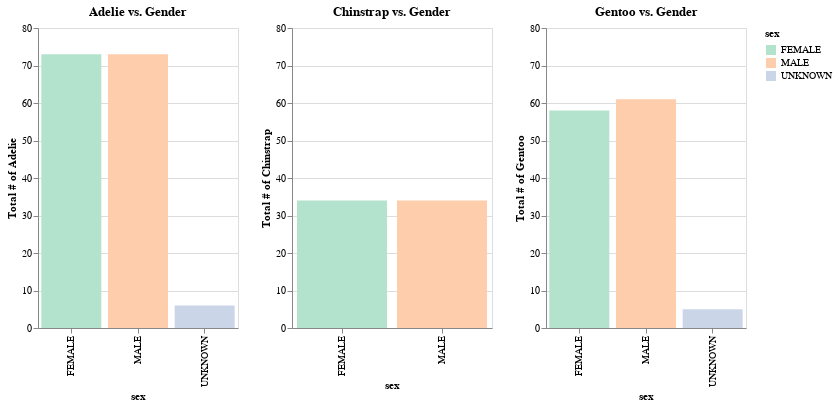

Source (notebook cell):
### Markdown cell above
## Question 2 (2 marks)

Download this dataset: <https://github.com/mwaskom/seaborn-data/blob/master/penguins.csv> .

Produce one or more bar charts, using Altair (also called Vega-Altair), showing how many male and female penguins of each species are in the dataset. Note that for some penguins, no sex is specified; represent these as well. Choose a chart type that allows viewers to easily compare all of the numbers represented.

*In this and the following questions, there is no single right answer, but you should aim for a high-quality visualization suitable for use in a report. In particular, all charts should have appropriate titles and axis labels.*

Hint: "null" and "Count of Records" are not suitable labels for a report.

### Code cell
#Import pandas -> loading csv file in a python-dataframe | Import altair -> graph visualization
import pandas as pd  
import altair as alt

url = "https://raw.githubusercontent.com/mwaskom/seaborn-data/master/penguins.csv" #Grabbing raw data from github csv file
seaborn_df = pd.read_csv(url) #Converting csv -> pandas dataframe

seaborn_df['sex'] = seaborn_df['sex'].fillna('UNKNOWN') #Filling in missing values for gender

adelie_chart = alt.Chart(seaborn_df).encode(
    x='sex',
    y=alt.Y('count()',title='Total # of Adelie').scale(domain=(0,80)), 
    color=alt.Color('sex').scale(scheme='pastel2')
).mark_bar().transform_filter(alt.datum.species == 'Adelie').properties(width=200, title = ('Adelie vs. Gender'))

chinstrap_chart = alt.Chart(seaborn_df).encode(
    x='sex',
    y=alt.Y('count()',title='Total # of Chinstrap').scale(domain=(0,80)),
    color=alt.Color('sex').scale(scheme='pastel2')
).mark_bar().transform_filter(alt.datum.species == 'Chinstrap').properties(width=200, title = ('Chinstrap vs. Gender'))

gentoo_chart = alt.Chart(seaborn_df).encode(
    x='sex',
    y=alt.Y('count()',title='Total # of Gentoo').scale(domain=(0,80)),
    color=alt.Color('sex').scale(scheme='pastel2')
).mark_bar().transform_filter(alt.datum.species == 'Gentoo').properties(width=200, title = ('Gentoo vs. Gender'))



adelie_chart | chinstrap_chart | gentoo_chart

### Figure 1 — Vega-Lite specification as saved in the notebook (floating-point values rounded to 4 significant figures; data arrays with more than 128 entries replaced by an {"elided": "..."} marker saying what was removed)
{"config": {"view": {"continuousWidth": 300, "continuousHeight": 300}}, "hconcat": [{"mark": {"type": "bar"}, "encoding": {"color": {"field": "sex", "scale": {"scheme": "pastel2"}, "type": "nominal"}, "x": {"field": "sex", "type": "nominal"}, "y": {"aggregate": "count", "scale": {"domain": [0, 80]}, "title": "Total # of Adelie", "type": "quantitative"}}, "title": "Adelie vs. Gender", "transform": [{"filter": "(datum.species === 'Adelie')"}], "width": 200}, {"mark": {"type": "bar"}, "encoding": {"color": {"field": "sex", "scale": {"scheme": "pastel2"}, "type": "nominal"}, "x": {"field": "sex", "type": "nominal"}, "y": {"aggregate": "count", "scale": {"domain": [0, 80]}, "title": "Total # of Chinstrap", "type": "quantitative"}}, "title": "Chinstrap vs. Gender", "transform": [{"filter": "(datum.species === 'Chinstrap')"}], "width": 200}, {"mark": {"type": "bar"}, "encoding": {"color": {"field": "sex", "scale": {"scheme": "pastel2"}, "type": "nominal"}, "x": {"field": "sex", "type": "nominal"}, "y": {"aggregate": "count", "scale": {"domain": [0, 80]}, "title": "Total # of Gentoo", "type": "quantitative"}}, "title": "Gentoo vs. Gender", "transform": [{"filter": "(datum.species === 'Gentoo')"}], "width": 200}], "data": {"name": "data-b0fac204d78894315e79d776ea1b2a66"}, "$schema": "https://vega.github.io/schema/vega-lite/v5.8.0.json", "datasets": {"data-b0fac204d78894315e79d776ea1b2a66": {"elided": "344 records"}}}
